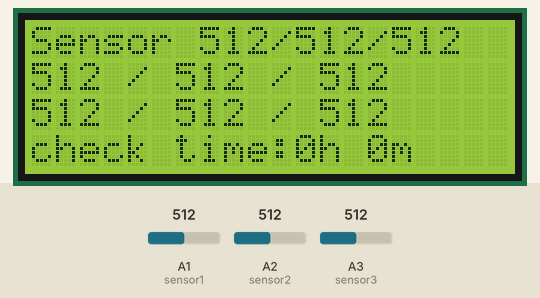
Bench run of a sketch on a simulated Arduino Uno, built with avr-gcc and run on an emulated ATmega328P. Shown: 20×4 character LCD. Inputs (shaded band) come from the test bench; at power-on: A1 (sensor1) = 512, A2 (sensor2) = 512, A3 (sensor3) = 512.

Above: at 2.2 s.
At 7.2 s:
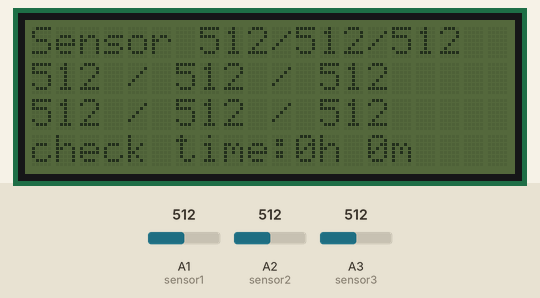

The sketch:

soil_sensors_nail_SDcard.ino
```cpp
#include <LiquidCrystal_I2C.h>
LiquidCrystal_I2C lcd(0x3F,20,4);

int duration;

const int sensor1=1;
const int sensor2=2;
const int sensor3=3;

const int vcc1=13;
const int vcc2=11;
const int vcc3=9;

const int gnd1=12;
const int gnd2=10;
const int gnd3=8;

const int limit = 350; // watering value
int sensor1Value = 0; // value read from the pot
int sensor2Value = 0; // value read from the pot
int sensor3Value = 0; // value read from the pot

int sensor1Value0; // initial sensing value
int sensor2Value0;
int sensor3Value0;

int sensor1value_old=0;
int sensor2value_old=0;
int sensor3value_old=0;

void setup() {
// initialize serial communications at 9600 bps:
//Serial.begin(9600);
pinMode(sensor1, INPUT);
pinMode(sensor2, INPUT);
pinMode(sensor3, INPUT);

pinMode(vcc1, OUTPUT);
pinMode(vcc2, OUTPUT);
pinMode(vcc3, OUTPUT);

pinMode(gnd1, OUTPUT);
pinMode(gnd2, OUTPUT);
pinMode(gnd3, OUTPUT);

digitalWrite(gnd1,LOW);
digitalWrite(gnd2,LOW);
digitalWrite(gnd3,LOW);

lcd.init();

digitalWrite(vcc1,HIGH);
digitalWrite(vcc2,HIGH);
digitalWrite(vcc3,HIGH);
delay(500);

sensor1Value0 = analogRead(sensor1);
sensor2Value0 = analogRead(sensor2);
sensor3Value0 = analogRead(sensor3);

digitalWrite(vcc1,LOW);
digitalWrite(vcc2,LOW);
digitalWrite(vcc3,LOW);
delay(1000);

}

void loop() {
// read the analog in value:
lcd.backlight();
digitalWrite(vcc1,HIGH);
digitalWrite(vcc2,HIGH);
digitalWrite(vcc3,HIGH);
delay(500);

sensor1Value = analogRead(sensor1);
sensor2Value = analogRead(sensor2);
sensor3Value = analogRead(sensor3);

digitalWrite(vcc1,LOW);
digitalWrite(vcc2,LOW);
digitalWrite(vcc3,LOW);

/*
Serial.print("s1=");
Serial.println(sensor1Value);
Serial.print("s2=");
Serial.println(sensor2Value);
Serial.print("s3=");
Serial.println(sensor3Value);
*/
lcd.clear();
lcd.setCursor(0,0);
lcd.print("Sensor ");
lcd.print(sensor1Value0);
lcd.print("/");
lcd.print(sensor2Value0);
lcd.print("/");
lcd.print(sensor3Value0);


lcd.setCursor(0,1);
lcd.print(sensor1Value);
lcd.print(" / ");
lcd.print(sensor2Value);
lcd.print(" / ");
lcd.print(sensor3Value);

lcd.setCursor(0,2);
lcd.print(sensor1Value-sensor1value_old);
lcd.print(" / ");
lcd.print(sensor2Value-sensor2value_old);
lcd.print(" / ");
lcd.print(sensor3Value-sensor3value_old);

lcd.setCursor(0,3);
lcd.print("check time:");
duration=millis()/60000;
lcd.print(duration/60);lcd.print("h ");
lcd.print(duration%60);lcd.print("m");

/*
if ( sensorValue < limit ) {
//analogWrite(digitalInPin,1);
Serial.print("\t\t\tMotor working.........");
Serial.println(sensorValue);

lcd.setCursor(0,1);
lcd.print("Water please...");

delay(1000);
digitalWrite(digitalInPin,LOW);
}
*/

delay(1000*5);
lcd.noBacklight();

sensor1value_old=sensor1Value;
sensor2value_old=sensor2Value;
sensor3value_old=sensor3Value;

delay(60000*10);
}
```

Measured:
- what the display in image 0 shows lasts 5.0 s, from 2.1 s to 7.1 s
